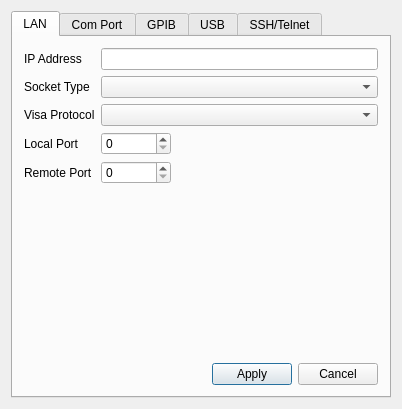
<?xml version="1.0" encoding="UTF-8"?>
<ui version="4.0">
 <class>CommunicationProtocolConfigure</class>
 <widget class="QDialog" name="CommunicationProtocolConfigure">
  <property name="geometry">
   <rect>
    <x>0</x>
    <y>0</y>
    <width>388</width>
    <height>409</height>
   </rect>
  </property>
  <property name="windowTitle">
   <string>Protocol  Configure</string>
  </property>
  <property name="windowIcon">
   <iconset resource="visainstrumentcontrolassistant.qrc">
    <normaloff>:/Icon/Resource/system_configuration.png</normaloff>:/Icon/Resource/system_configuration.png</iconset>
  </property>
  <layout class="QGridLayout" name="gridLayout">
   <item row="0" column="0">
    <widget class="QTabWidget" name="tabWidget_protocol_configure">
     <property name="accessibleName">
      <string/>
     </property>
     <property name="currentIndex">
      <number>0</number>
     </property>
     <widget class="QWidget" name="tab_scoket">
      <property name="contextMenuPolicy">
       <enum>Qt::DefaultContextMenu</enum>
      </property>
      <property name="accessibleName">
       <string>LAN</string>
      </property>
      <attribute name="title">
       <string>LAN</string>
      </attribute>
      <layout class="QFormLayout" name="formLayout">
       <item row="0" column="0">
        <widget class="QLabel" name="label">
         <property name="text">
          <string>IP Address</string>
         </property>
        </widget>
       </item>
       <item row="0" column="1">
        <widget class="QLineEdit" name="lineEdit_IPAddress"/>
       </item>
       <item row="1" column="0">
        <widget class="QLabel" name="instrumentSocketTypeLabel">
         <property name="text">
          <string>Socket Type</string>
         </property>
        </widget>
       </item>
       <item row="1" column="1">
        <widget class="QComboBox" name="ComboBox_instrumentsockettype"/>
       </item>
       <item row="2" column="1">
        <widget class="QComboBox" name="ComboBox_instrumentvisaprotocol"/>
       </item>
       <item row="3" column="0">
        <widget class="QLabel" name="label_4">
         <property name="text">
          <string>Local Port</string>
         </property>
        </widget>
       </item>
       <item row="3" column="1">
        <layout class="QHBoxLayout" name="horizontalLayout_2">
         <item>
          <widget class="QSpinBox" name="spinBox_localport">
           <property name="sizePolicy">
            <sizepolicy hsizetype="Preferred" vsizetype="Fixed">
             <horstretch>0</horstretch>
             <verstretch>0</verstretch>
            </sizepolicy>
           </property>
           <property name="minimumSize">
            <size>
             <width>70</width>
             <height>0</height>
            </size>
           </property>
           <property name="maximum">
            <number>65535</number>
           </property>
          </widget>
         </item>
         <item>
          <spacer name="horizontalSpacer_2">
           <property name="orientation">
            <enum>Qt::Horizontal</enum>
           </property>
           <property name="sizeHint" stdset="0">
            <size>
             <width>40</width>
             <height>20</height>
            </size>
           </property>
          </spacer>
         </item>
        </layout>
       </item>
       <item row="4" column="0">
        <widget class="QLabel" name="label_5">
         <property name="text">
          <string>Remote Port</string>
         </property>
        </widget>
       </item>
       <item row="4" column="1">
        <layout class="QHBoxLayout" name="horizontalLayout_3">
         <item>
          <widget class="QSpinBox" name="spinBox_remoteport">
           <property name="sizePolicy">
            <sizepolicy hsizetype="Preferred" vsizetype="Fixed">
             <horstretch>0</horstretch>
             <verstretch>0</verstretch>
            </sizepolicy>
           </property>
           <property name="minimumSize">
            <size>
             <width>70</width>
             <height>0</height>
            </size>
           </property>
           <property name="maximum">
            <number>65535</number>
           </property>
          </widget>
         </item>
         <item>
          <spacer name="horizontalSpacer_3">
           <property name="orientation">
            <enum>Qt::Horizontal</enum>
           </property>
           <property name="sizeHint" stdset="0">
            <size>
             <width>40</width>
             <height>20</height>
            </size>
           </property>
          </spacer>
         </item>
        </layout>
       </item>
       <item row="5" column="1">
        <spacer name="verticalSpacer">
         <property name="orientation">
          <enum>Qt::Vertical</enum>
         </property>
         <property name="sizeHint" stdset="0">
          <size>
           <width>277</width>
           <height>190</height>
          </size>
         </property>
        </spacer>
       </item>
       <item row="6" column="0" colspan="2">
        <layout class="QHBoxLayout" name="horizontalLayout_4">
         <item>
          <spacer name="horizontalSpacer_4">
           <property name="orientation">
            <enum>Qt::Horizontal</enum>
           </property>
           <property name="sizeHint" stdset="0">
            <size>
             <width>158</width>
             <height>20</height>
            </size>
           </property>
          </spacer>
         </item>
         <item>
          <widget class="QPushButton" name="pushButton_apply_lan">
           <property name="text">
            <string>Apply</string>
           </property>
          </widget>
         </item>
         <item>
          <widget class="QPushButton" name="pushButton_cancel_lan">
           <property name="text">
            <string>Cancel</string>
           </property>
          </widget>
         </item>
        </layout>
       </item>
       <item row="2" column="0">
        <widget class="QLabel" name="instrumentVisaTypeLabel">
         <property name="text">
          <string>Visa Protocol</string>
         </property>
        </widget>
       </item>
      </layout>
     </widget>
     <widget class="QWidget" name="tab_comport">
      <property name="accessibleName">
       <string>COM</string>
      </property>
      <attribute name="title">
       <string>Com Port</string>
      </attribute>
      <layout class="QFormLayout" name="formLayout_2">
       <item row="0" column="0" colspan="2">
        <layout class="QHBoxLayout" name="horizontalLayout_6">
         <item>
          <layout class="QVBoxLayout" name="verticalLayout">
           <item>
            <widget class="QLabel" name="label_6">
             <property name="minimumSize">
              <size>
               <width>0</width>
               <height>20</height>
              </size>
             </property>
             <property name="text">
              <string>Com Port</string>
             </property>
            </widget>
           </item>
           <item>
            <widget class="QLabel" name="label_7">
             <property name="minimumSize">
              <size>
               <width>0</width>
               <height>20</height>
              </size>
             </property>
             <property name="text">
              <string>Baudrate</string>
             </property>
            </widget>
           </item>
           <item>
            <widget class="QLabel" name="label_8">
             <property name="minimumSize">
              <size>
               <width>0</width>
               <height>20</height>
              </size>
             </property>
             <property name="text">
              <string>Data Bits</string>
             </property>
            </widget>
           </item>
           <item>
            <widget class="QLabel" name="label_parity">
             <property name="minimumSize">
              <size>
               <width>0</width>
               <height>20</height>
              </size>
             </property>
             <property name="text">
              <string>Parity</string>
             </property>
            </widget>
           </item>
           <item>
            <widget class="QLabel" name="label_10">
             <property name="minimumSize">
              <size>
               <width>0</width>
               <height>20</height>
              </size>
             </property>
             <property name="text">
              <string>Stop Bits</string>
             </property>
            </widget>
           </item>
           <item>
            <widget class="QLabel" name="label_11">
             <property name="minimumSize">
              <size>
               <width>0</width>
               <height>20</height>
              </size>
             </property>
             <property name="text">
              <string>Flow Type</string>
             </property>
            </widget>
           </item>
          </layout>
         </item>
         <item>
          <layout class="QVBoxLayout" name="verticalLayout_2">
           <item>
            <widget class="QComboBox" name="comboBox_comport">
             <property name="sizePolicy">
              <sizepolicy hsizetype="Expanding" vsizetype="Fixed">
               <horstretch>0</horstretch>
               <verstretch>0</verstretch>
              </sizepolicy>
             </property>
             <property name="minimumSize">
              <size>
               <width>120</width>
               <height>20</height>
              </size>
             </property>
            </widget>
           </item>
           <item>
            <widget class="QComboBox" name="comboBox_baudrate">
             <property name="minimumSize">
              <size>
               <width>0</width>
               <height>20</height>
              </size>
             </property>
            </widget>
           </item>
           <item>
            <widget class="QComboBox" name="comboBox_databits">
             <property name="minimumSize">
              <size>
               <width>0</width>
               <height>20</height>
              </size>
             </property>
            </widget>
           </item>
           <item>
            <widget class="QComboBox" name="comboBox_parity">
             <property name="minimumSize">
              <size>
               <width>0</width>
               <height>20</height>
              </size>
             </property>
            </widget>
           </item>
           <item>
            <widget class="QComboBox" name="comboBox_stopbit">
             <property name="minimumSize">
              <size>
               <width>0</width>
               <height>20</height>
              </size>
             </property>
            </widget>
           </item>
           <item>
            <widget class="QComboBox" name="comboBox_flowtype">
             <property name="minimumSize">
              <size>
               <width>0</width>
               <height>20</height>
              </size>
             </property>
            </widget>
           </item>
          </layout>
         </item>
         <item>
          <spacer name="horizontalSpacer_6">
           <property name="orientation">
            <enum>Qt::Horizontal</enum>
           </property>
           <property name="sizeHint" stdset="0">
            <size>
             <width>0</width>
             <height>20</height>
            </size>
           </property>
          </spacer>
         </item>
        </layout>
       </item>
       <item row="2" column="0">
        <layout class="QHBoxLayout" name="horizontalLayout_5">
         <item>
          <spacer name="horizontalSpacer_5">
           <property name="orientation">
            <enum>Qt::Horizontal</enum>
           </property>
           <property name="sizeHint" stdset="0">
            <size>
             <width>170</width>
             <height>20</height>
            </size>
           </property>
          </spacer>
         </item>
         <item>
          <widget class="QPushButton" name="pushButton_apply_comport">
           <property name="text">
            <string>Apply</string>
           </property>
          </widget>
         </item>
         <item>
          <widget class="QPushButton" name="pushButton_cancel_comport">
           <property name="text">
            <string>Cancel</string>
           </property>
          </widget>
         </item>
        </layout>
       </item>
       <item row="1" column="0">
        <spacer name="verticalSpacer_2">
         <property name="orientation">
          <enum>Qt::Vertical</enum>
         </property>
         <property name="sizeHint" stdset="0">
          <size>
           <width>277</width>
           <height>150</height>
          </size>
         </property>
        </spacer>
       </item>
      </layout>
     </widget>
     <widget class="QWidget" name="tab_gpib">
      <property name="accessibleName">
       <string>GPIB</string>
      </property>
      <attribute name="title">
       <string>GPIB</string>
      </attribute>
      <layout class="QFormLayout" name="formLayout_3">
       <item row="0" column="0">
        <layout class="QHBoxLayout" name="horizontalLayout_7">
         <property name="spacing">
          <number>20</number>
         </property>
         <item>
          <widget class="QLabel" name="label_2">
           <property name="text">
            <string>GPIB Address</string>
           </property>
          </widget>
         </item>
         <item>
          <widget class="QSpinBox" name="spinBox_gpibaddress">
           <property name="minimumSize">
            <size>
             <width>100</width>
             <height>0</height>
            </size>
           </property>
          </widget>
         </item>
        </layout>
       </item>
       <item row="1" column="0">
        <spacer name="verticalSpacer_3">
         <property name="orientation">
          <enum>Qt::Vertical</enum>
         </property>
         <property name="sizeHint" stdset="0">
          <size>
           <width>20</width>
           <height>278</height>
          </size>
         </property>
        </spacer>
       </item>
       <item row="2" column="0">
        <layout class="QHBoxLayout" name="horizontalLayout_8">
         <item>
          <spacer name="horizontalSpacer_7">
           <property name="orientation">
            <enum>Qt::Horizontal</enum>
           </property>
           <property name="sizeHint" stdset="0">
            <size>
             <width>180</width>
             <height>20</height>
            </size>
           </property>
          </spacer>
         </item>
         <item>
          <widget class="QPushButton" name="pushButton_apply_gpib">
           <property name="text">
            <string>Apply</string>
           </property>
          </widget>
         </item>
         <item>
          <widget class="QPushButton" name="pushButton_cancel_gpib">
           <property name="text">
            <string>Cancel</string>
           </property>
          </widget>
         </item>
        </layout>
       </item>
      </layout>
     </widget>
     <widget class="QWidget" name="tab_usb">
      <property name="accessibleName">
       <string>USB</string>
      </property>
      <attribute name="title">
       <string>USB</string>
      </attribute>
      <layout class="QFormLayout" name="formLayout_4">
       <item row="0" column="0">
        <layout class="QHBoxLayout" name="horizontalLayout_9">
         <property name="spacing">
          <number>20</number>
         </property>
         <item>
          <widget class="QLabel" name="label_12">
           <property name="text">
            <string>USB Device</string>
           </property>
          </widget>
         </item>
         <item>
          <widget class="QComboBox" name="comboBox_usb">
           <property name="minimumSize">
            <size>
             <width>150</width>
             <height>0</height>
            </size>
           </property>
          </widget>
         </item>
        </layout>
       </item>
       <item row="1" column="0">
        <spacer name="verticalSpacer_4">
         <property name="orientation">
          <enum>Qt::Vertical</enum>
         </property>
         <property name="sizeHint" stdset="0">
          <size>
           <width>20</width>
           <height>260</height>
          </size>
         </property>
        </spacer>
       </item>
       <item row="2" column="0">
        <layout class="QHBoxLayout" name="horizontalLayout_10">
         <item>
          <spacer name="horizontalSpacer_8">
           <property name="orientation">
            <enum>Qt::Horizontal</enum>
           </property>
           <property name="sizeHint" stdset="0">
            <size>
             <width>170</width>
             <height>20</height>
            </size>
           </property>
          </spacer>
         </item>
         <item>
          <widget class="QPushButton" name="pushButton_apply_usb">
           <property name="text">
            <string>Apply</string>
           </property>
          </widget>
         </item>
         <item>
          <widget class="QPushButton" name="pushButton_cancel_usb">
           <property name="text">
            <string>Cancel</string>
           </property>
          </widget>
         </item>
        </layout>
       </item>
      </layout>
     </widget>
     <widget class="QWidget" name="tab_telnet_ssh">
      <property name="accessibleName">
       <string>SSH/Telnet</string>
      </property>
      <attribute name="title">
       <string>SSH/Telnet</string>
      </attribute>
      <layout class="QFormLayout" name="formLayout_5">
       <item row="0" column="0">
        <widget class="QLabel" name="label_13">
         <property name="text">
          <string>Address</string>
         </property>
        </widget>
       </item>
       <item row="0" column="1">
        <widget class="QLineEdit" name="lineEdit_address"/>
       </item>
       <item row="1" column="0">
        <widget class="QLabel" name="protocolLabel">
         <property name="text">
          <string>Protocol</string>
         </property>
        </widget>
       </item>
       <item row="1" column="1">
        <widget class="QComboBox" name="ComboBox_protocol">
         <property name="maximumSize">
          <size>
           <width>100</width>
           <height>16777215</height>
          </size>
         </property>
        </widget>
       </item>
       <item row="2" column="0">
        <widget class="QLabel" name="label_14">
         <property name="text">
          <string>Port</string>
         </property>
        </widget>
       </item>
       <item row="2" column="1">
        <layout class="QHBoxLayout" name="horizontalLayout_13">
         <item>
          <widget class="QSpinBox" name="spinBox_sshport">
           <property name="minimumSize">
            <size>
             <width>100</width>
             <height>0</height>
            </size>
           </property>
           <property name="maximum">
            <number>65535</number>
           </property>
           <property name="value">
            <number>23</number>
           </property>
          </widget>
         </item>
         <item>
          <spacer name="horizontalSpacer_11">
           <property name="orientation">
            <enum>Qt::Horizontal</enum>
           </property>
           <property name="sizeHint" stdset="0">
            <size>
             <width>68</width>
             <height>20</height>
            </size>
           </property>
          </spacer>
         </item>
        </layout>
       </item>
       <item row="3" column="0">
        <widget class="QLabel" name="label_15">
         <property name="text">
          <string>User Account</string>
         </property>
        </widget>
       </item>
       <item row="3" column="1">
        <widget class="QLineEdit" name="lineEdit_useraccount"/>
       </item>
       <item row="4" column="0">
        <widget class="QLabel" name="label_16">
         <property name="text">
          <string>Password</string>
         </property>
        </widget>
       </item>
       <item row="4" column="1">
        <widget class="QLineEdit" name="lineEdit_password"/>
       </item>
       <item row="5" column="0">
        <widget class="QLabel" name="label_17">
         <property name="text">
          <string>Prompt</string>
         </property>
        </widget>
       </item>
       <item row="5" column="1">
        <widget class="QLineEdit" name="lineEdit_prompt">
         <property name="text">
          <string>auto</string>
         </property>
        </widget>
       </item>
       <item row="6" column="1">
        <spacer name="verticalSpacer_5">
         <property name="orientation">
          <enum>Qt::Vertical</enum>
         </property>
         <property name="sizeHint" stdset="0">
          <size>
           <width>273</width>
           <height>129</height>
          </size>
         </property>
        </spacer>
       </item>
       <item row="7" column="0" colspan="2">
        <layout class="QHBoxLayout" name="horizontalLayout_11">
         <item>
          <spacer name="horizontalSpacer_9">
           <property name="orientation">
            <enum>Qt::Horizontal</enum>
           </property>
           <property name="sizeHint" stdset="0">
            <size>
             <width>170</width>
             <height>20</height>
            </size>
           </property>
          </spacer>
         </item>
         <item>
          <widget class="QPushButton" name="pushButton_apply_ssh">
           <property name="text">
            <string>Apply</string>
           </property>
          </widget>
         </item>
         <item>
          <widget class="QPushButton" name="pushButton_cancel_ssh">
           <property name="text">
            <string>Cancel</string>
           </property>
          </widget>
         </item>
        </layout>
       </item>
      </layout>
     </widget>
    </widget>
   </item>
  </layout>
 </widget>
 <layoutdefault spacing="6" margin="11"/>
 <resources>
  <include location="visainstrumentcontrolassistant.qrc"/>
 </resources>
 <connections/>
</ui>
